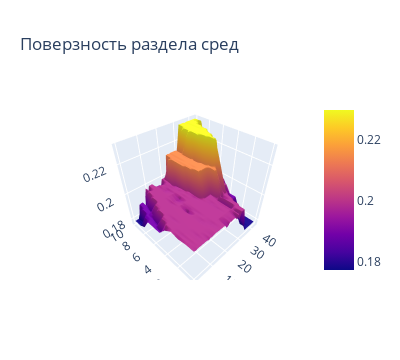

This figure's notebook cell:
### Code cell
import plotly.express as px
import plotly.graph_objects as go
import pandas as pd

df = pd.DataFrame(z, index=np.linspace(0, 10, lenx), columns=np.linspace(0, 3.5, leny))

fig = go.Figure(data=[go.Surface(z=df.values)])
fig.update_layout(title='Поверзность раздела сред', autosize=False, width=400)
fig.show()

### Figure 1 — Plotly figure (JSON) as saved in the notebook; plotly's stock layout.template omitted (floating-point values rounded to 4 significant figures; data arrays with more than 128 entries replaced by an {"elided": "..."} marker saying what was removed)
{"data": [{"type": "surface", "z": {"elided": "11x44 float values"}}], "layout": {"autosize": false, "height": 360, "scene": {"aspectmode": "auto", "aspectratio": {"x": 1, "y": 1, "z": 1}, "camera": {"center": {"x": 0, "y": 0, "z": 0}, "eye": {"x": -1.18, "y": -1.198, "z": 1.364}, "projection": {"type": "perspective"}, "up": {"x": 0, "y": 0, "z": 1}}}, "title": {"text": "Поверзность раздела сред"}, "width": 400}}
